Frame 1 (no input): blank canvas, image omitted
Frame 60 (no input): blank canvas, image omitted
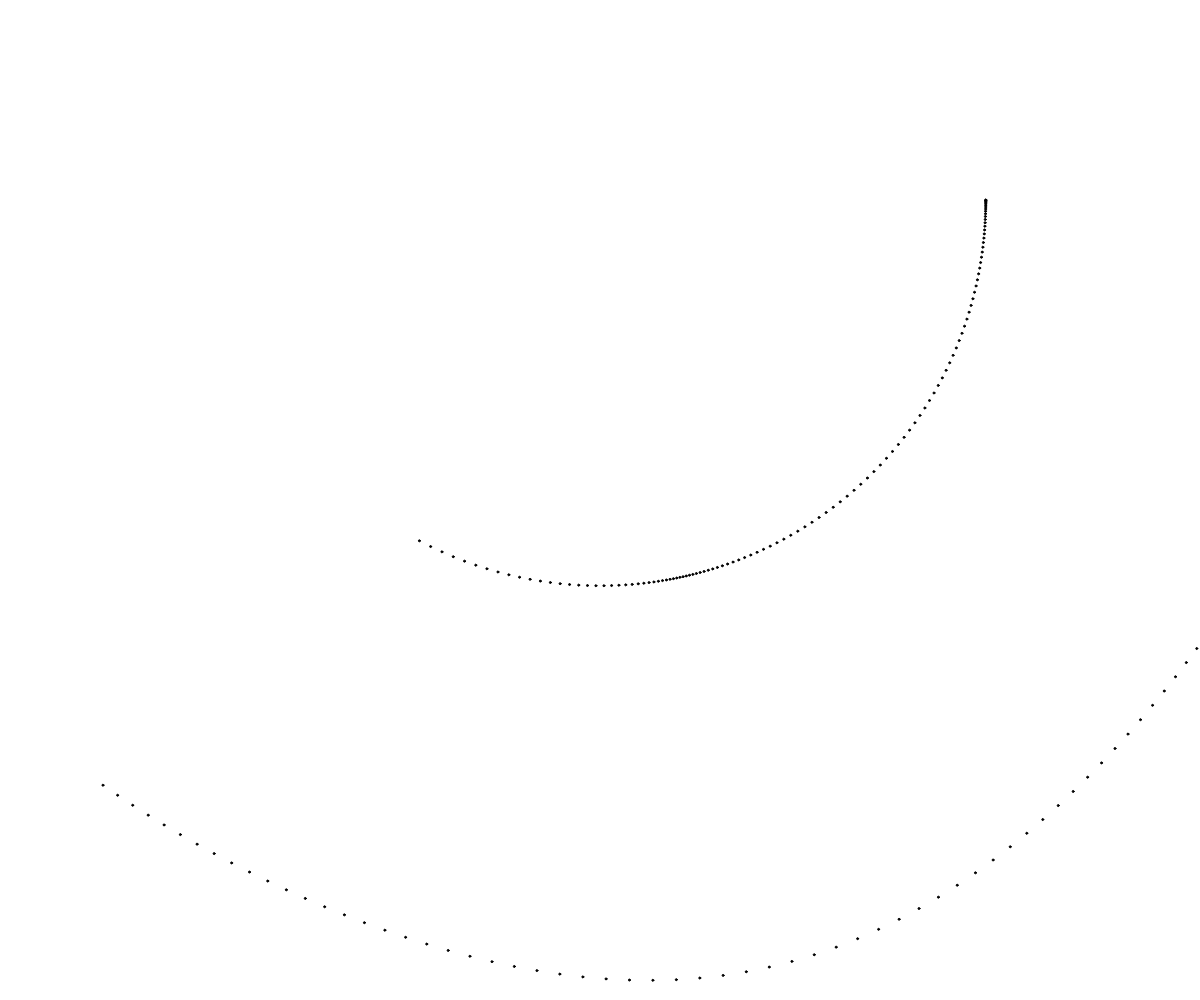
Frame 120 (the mouse pressed at the canvas centre since frame 60)

The p5.js sketch whose frames 1 and 60 were blank and that drew this single picture after the mouse press (run headless with seeded random() and noise() and a simulated clock; from frame 60 on, the mouse is pressed at the canvas centre):

// p5.js sketch
// ── sketch.js
// Created for the #Genuary2024 - Day 8 - Chaotic System
// https://genuary.art/prompts#jan8

let g = 1;

let gDoublePendulumns = [];

function setup() {
  createCanvas(windowWidth, windowHeight);
  cx = width / 2;
  cy = 200;

  gDoublePendulumns.push(new DoublePendulum());
  background(255);
}

function draw() {
  //background(255);

  for (let pen of gDoublePendulumns) {
    pen.update();
  }
}

class DoublePendulum {
  constructor() {
    this.p0 = new Pendulum();
    this.p1 = new Pendulum();
  }

  update() {
    let num1 = -g * (2 * this.p0.mass + this.p1.mass) * sin(this.p0.angle);
    let num2 = -this.p1.mass * g * sin(this.p0.angle - 2 * this.p1.angle);
    let num3 = -2 * sin(this.p0.angle - this.p1.angle) * this.p1.mass;
    let num4 = this.p1.avel * this.p1.avel * this.p1.length + this.p0.avel * this.p0.avel * this.p0.length * cos(this.p0.angle - this.p1.angle);
    let den = this.p0.length * (2 * this.p0.mass + this.p1.mass - this.p1.mass * cos(2 * this.p0.angle - 2 * this.p1.angle));
    this.p0.acc = (num1 + num2 + num3 * num4) / den;

    num1 = 2 * sin(this.p0.angle - this.p1.angle);
    num2 = this.p0.avel * this.p0.avel * this.p0.length * (this.p0.mass + this.p1.mass);
    num3 = g * (this.p0.mass + this.p1.mass) * cos(this.p0.angle);
    num4 = this.p1.avel * this.p1.avel * this.p1.length * this.p1.mass * cos(this.p0.angle - this.p1.angle);
    den = this.p1.length * (2 * this.p0.mass + this.p1.mass - this.p1.mass * cos(2 * this.p0.angle - 2 * this.p1.angle));
    this.p1.acc = (num1 * (num2 + num3 + num4)) / den;

    push();
    translate(width / 2, 200);
    this.p0.update();
    this.p1.update(this.p0.pos);
    pop();
  }
}

class Pendulum {
  constructor() {
    this.length = random(0.1, 0.5) * height;
    this.mass = random(20, 40);
    this.angle = HALF_PI;
    this.avel = 0;
    this.acc = 0;
    this.pos = createVector(this.length * sin(this.angle), this.length * cos(this.angle));
    this.prevPos = createVector(this.pos.x, this.pos.y);
  }

  update(offset = createVector(0, 0)) {
    let dt = 0.5; //0.01;
    this.pos.x = offset.x + this.length * sin(this.angle);
    this.pos.y = offset.y + this.length * cos(this.angle);

    this.prevPos.x = this.pos.x;
    this.prevPos.y = this.pos.y;

    this.draw();

    this.avel += this.acc * dt;
    this.angle += this.avel * dt;
  }

  draw() {
    fill(0);
    ellipse(this.pos.x, this.pos.y, 2, 2); //this.mass, this.mass);
  }
}
